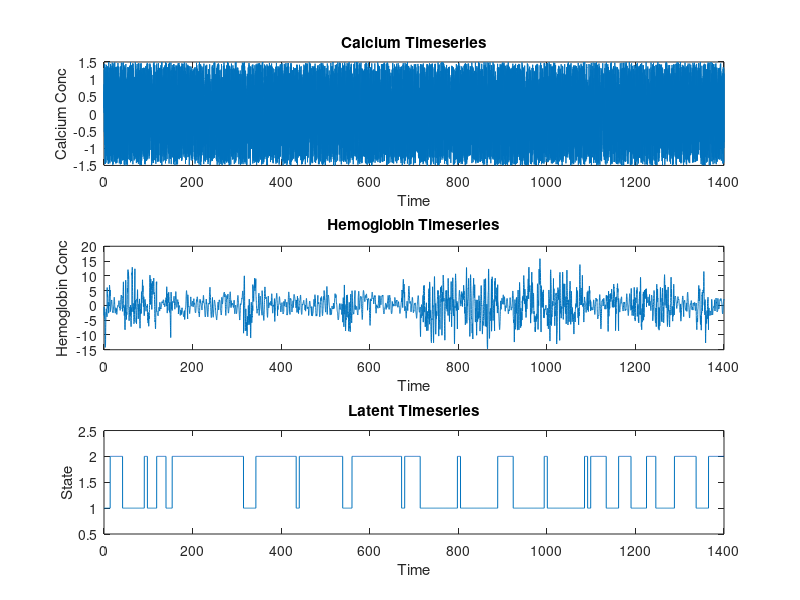

This figure's MATLAB source:
% Zachary Loschinskey
% Dr. Anna Devor Rotation
% January 2024
% Generation of a test dataset for Input-Output HMM Training

%--------------------------------------------------------------------------
% Input variable x and output variable y will be used
%
% Two different dual alpha function relationships between x and y will be used
% to generate the test dataset
%
% The final dataset will be a timeseries of the input and output variables
% with defined stretches of each different linear relationship
%
% The goal is to use this dataset to help me write, verify, and fully
% understand input-output HMM expectation-maximization so that I can
% implement the IOHMM for neurovascular states relating Hb to Ca2+ through
% alpha functions
%--------------------------------------------------------------------------


function [Ca, Hb, latent, alpha1, alpha2, transition_probabilities] = gen_alpha_data()
    % transition_probabilities = [0.75, 0.25;  % Probability of staying in same state or transitioning
                            %        0.12, 0.88]; % Probability of transitioning to the other state or staying
    transition_probabilities = [0.75 .25; 
        0.12 0.88];
    % Define range of x values -> constructed so that there are 70 points
    x = 0.1:0.1:7;
    
    % Define parameters of the two dual alpha functions
    alpha1_t0 = 0;
    alpha1_tau1 = 0.2;
    alpha1_tau2 = 0.6;

    % alpha1_t0 = 0;
    % alpha1_tau1 = 0.5;
    % alpha1_tau2 = 0.6;
    
    alpha1_1 = (((x-alpha1_t0) ./ alpha1_tau1) .^3) .* exp(-(x-alpha1_t0) ./ alpha1_tau1);
    alpha1_2 = -(((x-alpha1_t0) ./ alpha1_tau2) .^3) .* exp(-(x-alpha1_t0) ./ alpha1_tau2);
    dual_alpha1 = alpha1_1 + alpha1_2;
    alpha1 = dual_alpha1;
    
    % Define parameters of the two dual alpha functions
    alpha2_t0 = 0;
    alpha2_tau1 = 0.6;
    alpha2_tau2 = 0.8;
    % 
    % alpha2_t0 = 0;
    % alpha2_tau1 = 0.4;
    % alpha2_tau2 = 0.55;
    
    alpha2_1 = (((x-alpha2_t0) ./ alpha2_tau1) .^3) .* exp(-(x-alpha2_t0) ./ alpha2_tau1);
    alpha2_2 = -(((x-alpha2_t0) ./ alpha2_tau2) .^3) .* exp(-(x-alpha2_t0) ./ alpha2_tau2);
    dual_alpha2 = alpha2_1 + alpha2_2;
    alpha2 = dual_alpha2;
    
    % --- Plotting to verify synthetic data creation --- %

    % figure()
    % subplot(2, 1, 1)
    % plot(x, alpha1_1, 'r')
    % hold on;
    % plot(x, alpha1_2, 'b')
    % plot(x, dual_alpha1, 'k')
    % title("Construction of Class 1 Dual Alpha Function")
    % legend("Component1", "Component2", "Dual Alpha 1")
    % 
    % subplot(2, 1, 2)
    % plot(x, alpha2_1, 'r')
    % hold on;
    % plot(x, alpha2_2, 'b')
    % plot(x, dual_alpha2, 'k')
    % title("Construction of Class 2 Dual Alpha Function")
    % legend("Component1", "Component2", "Dual Alpha 2")
    
    
    %% Generating the data set
    % Create the dataset for the IOHMM
    num_samples = 200;
    
    Ca = [];
    Hb = [];
    latent = [];
    
    % Generate the dataset
    current_state = 1; % Start in state 1
    for sample = 1:num_samples
        % Record the current state
        latent = [latent; current_state];
        
        % Generate 70 calcium sample random number between -1.5 and 1.5
        calcium_values = zeros(1, 70);
        for chim =1:70
            calcium_values(chim) = -1.5 + 3 * rand();
        end
    
        % Set the standard deviation for the noise
        noise_std = 0.02;
        
        % Generate random noise with the same size as calcium_values
        noise = noise_std * randn(size(calcium_values));
        
        % Add noise to each element of calcium_values
        % % % calcium_values_with_noise = calcium_values + noise;
        calcium_values_with_noise = calcium_values + noise;
        
        % if sample ==1
        %     offset = 0;
        % else
        %     offset = Hb(end);
        % end

        offset = 0;


        % Generate data point based on the current state and the randomly selected position
        if current_state == 1
            % Generate data from y1 with noise
            % Hb_values = conv(calcium_values_with_noise, dual_alpha1, 'full');
            % Hb_values = Hb_values(1:70) + offset;
            Hb_values = ifft(fft(dual_alpha1) .* fft(calcium_values_with_noise));
    
            Ca = [Ca; calcium_values]; % Record input
            Hb = [Hb; Hb_values]; % Record output
        else
            % Generate data from y1 with noise
            % Hb_values = conv(calcium_values_with_noise, dual_alpha2, 'full');
            % Hb_values = Hb_values(1:70) + offset;
            Hb_values = ifft(fft(dual_alpha2) .* fft(calcium_values_with_noise));

            Ca = [Ca; calcium_values]; % Record input
            Hb = [Hb; Hb_values]; % Record output
        end
        
        % Transition to next state based on transition probabilities
        if rand < transition_probabilities(current_state, current_state)
            % Stay in the current state
            continue;
        else
            % Transition to the other state
            current_state = 3 - current_state; % Flip between 1 and 2
        end
    end
    
    
    
    %% Plotting the synthetic dataset
    figure()
    
    t = linspace(0, 7 * num_samples, 70*num_samples);
    Hb_t = Hb';
    Ca_t = Ca';
    
    subplot(3, 1, 1)
    plot(t, Ca_t(:))
    xlabel('Time')
    ylabel('Calcium Conc')
    title('Calcium Timeseries')
    
    subplot(3, 1, 2)
    plot(t, Hb_t(:))
    xlabel('Time')
    ylabel('Hemoglobin Conc')
    title('Hemoglobin Timeseries')
    
    subplot(3, 1, 3)
    plot(t, repelem(latent, 70))
    xlabel('Time')
    ylabel('State')
    title('Latent Timeseries')
    ylim([0.5, 2.5])

end
    
    
    
    

